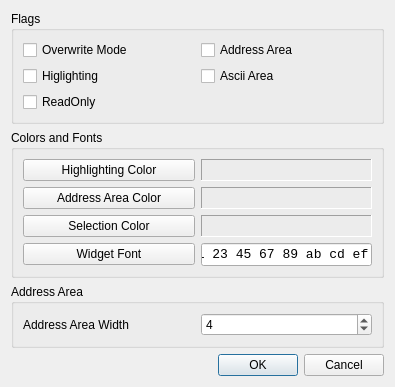
<?xml version="1.0" encoding="UTF-8"?>
<ui version="4.0">
 <class>OptionsDialog</class>
 <widget class="QDialog" name="OptionsDialog">
  <property name="geometry">
   <rect>
    <x>0</x>
    <y>0</y>
    <width>395</width>
    <height>351</height>
   </rect>
  </property>
  <property name="windowTitle">
   <string>Dialog</string>
  </property>
  <layout class="QVBoxLayout" name="verticalLayout">
   <item>
    <widget class="QGroupBox" name="gbFlags">
     <property name="title">
      <string>Flags</string>
     </property>
     <layout class="QGridLayout" name="gridLayout_2">
      <item row="3" column="0">
       <widget class="QCheckBox" name="cbReadOnly">
        <property name="text">
         <string>ReadOnly</string>
        </property>
       </widget>
      </item>
      <item row="2" column="0">
       <widget class="QCheckBox" name="cbHighlighting">
        <property name="text">
         <string>Higlighting</string>
        </property>
       </widget>
      </item>
      <item row="1" column="0">
       <widget class="QCheckBox" name="cbOverwriteMode">
        <property name="text">
         <string>Overwrite Mode</string>
        </property>
       </widget>
      </item>
      <item row="1" column="1">
       <widget class="QCheckBox" name="cbAddressArea">
        <property name="text">
         <string>Address Area</string>
        </property>
       </widget>
      </item>
      <item row="2" column="1">
       <widget class="QCheckBox" name="cbAsciiArea">
        <property name="text">
         <string>Ascii Area</string>
        </property>
       </widget>
      </item>
     </layout>
    </widget>
   </item>
   <item>
    <widget class="QGroupBox" name="gbColors">
     <property name="title">
      <string>Colors and Fonts</string>
     </property>
     <layout class="QGridLayout" name="gridLayout">
      <item row="0" column="0">
       <widget class="QPushButton" name="pbHighlightingColor">
        <property name="text">
         <string>Highlighting Color</string>
        </property>
       </widget>
      </item>
      <item row="0" column="1">
       <widget class="QLabel" name="lbHighlightingColor">
        <property name="minimumSize">
         <size>
          <width>100</width>
          <height>0</height>
         </size>
        </property>
        <property name="maximumSize">
         <size>
          <width>16777215</width>
          <height>16777215</height>
         </size>
        </property>
        <property name="frameShape">
         <enum>QFrame::Panel</enum>
        </property>
        <property name="frameShadow">
         <enum>QFrame::Sunken</enum>
        </property>
        <property name="text">
         <string/>
        </property>
       </widget>
      </item>
      <item row="1" column="0" rowspan="2">
       <widget class="QPushButton" name="pbAddressAreaColor">
        <property name="text">
         <string>Address Area Color</string>
        </property>
       </widget>
      </item>
      <item row="1" column="1" rowspan="2">
       <widget class="QLabel" name="lbAddressAreaColor">
        <property name="minimumSize">
         <size>
          <width>100</width>
          <height>0</height>
         </size>
        </property>
        <property name="maximumSize">
         <size>
          <width>16777215</width>
          <height>16777215</height>
         </size>
        </property>
        <property name="frameShape">
         <enum>QFrame::Panel</enum>
        </property>
        <property name="frameShadow">
         <enum>QFrame::Sunken</enum>
        </property>
        <property name="text">
         <string/>
        </property>
       </widget>
      </item>
      <item row="3" column="1">
       <widget class="QLabel" name="lbSelectionColor">
        <property name="minimumSize">
         <size>
          <width>100</width>
          <height>0</height>
         </size>
        </property>
        <property name="maximumSize">
         <size>
          <width>16777215</width>
          <height>16777215</height>
         </size>
        </property>
        <property name="frameShape">
         <enum>QFrame::Panel</enum>
        </property>
        <property name="frameShadow">
         <enum>QFrame::Sunken</enum>
        </property>
        <property name="text">
         <string/>
        </property>
       </widget>
      </item>
      <item row="3" column="0">
       <widget class="QPushButton" name="pbSelectionColor">
        <property name="text">
         <string>Selection Color</string>
        </property>
       </widget>
      </item>
      <item row="4" column="0">
       <widget class="QPushButton" name="pbWidgetFont">
        <property name="text">
         <string>Widget Font</string>
        </property>
       </widget>
      </item>
      <item row="4" column="1">
       <widget class="QLineEdit" name="leWidgetFont">
        <property name="sizePolicy">
         <sizepolicy hsizetype="Preferred" vsizetype="Preferred">
          <horstretch>0</horstretch>
          <verstretch>0</verstretch>
         </sizepolicy>
        </property>
        <property name="font">
         <font>
          <family>Courier New</family>
          <pointsize>10</pointsize>
         </font>
        </property>
        <property name="text">
         <string>01 23 45 67 89 ab cd ef</string>
        </property>
       </widget>
      </item>
     </layout>
    </widget>
   </item>
   <item>
    <widget class="QGroupBox" name="gbAddressAreaWidth">
     <property name="title">
      <string>Address Area</string>
     </property>
     <layout class="QGridLayout" name="gridLayout_3">
      <item row="0" column="0">
       <widget class="QLabel" name="lbAddressAreaWidth">
        <property name="text">
         <string>Address Area Width</string>
        </property>
       </widget>
      </item>
      <item row="0" column="1">
       <widget class="QSpinBox" name="sbAddressAreaWidth">
        <property name="minimum">
         <number>1</number>
        </property>
        <property name="maximum">
         <number>6</number>
        </property>
        <property name="value">
         <number>4</number>
        </property>
       </widget>
      </item>
     </layout>
    </widget>
   </item>
   <item>
    <spacer name="verticalSpacer">
     <property name="orientation">
      <enum>Qt::Vertical</enum>
     </property>
     <property name="sizeHint" stdset="0">
      <size>
       <width>20</width>
       <height>28</height>
      </size>
     </property>
    </spacer>
   </item>
   <item>
    <widget class="QDialogButtonBox" name="buttonBox">
     <property name="orientation">
      <enum>Qt::Horizontal</enum>
     </property>
     <property name="standardButtons">
      <set>QDialogButtonBox::Cancel|QDialogButtonBox::Ok</set>
     </property>
    </widget>
   </item>
  </layout>
 </widget>
 <tabstops>
  <tabstop>pbHighlightingColor</tabstop>
  <tabstop>pbAddressAreaColor</tabstop>
  <tabstop>buttonBox</tabstop>
 </tabstops>
 <resources/>
 <connections>
  <connection>
   <sender>buttonBox</sender>
   <signal>accepted()</signal>
   <receiver>OptionsDialog</receiver>
   <slot>accept()</slot>
   <hints>
    <hint type="sourcelabel">
     <x>222</x>
     <y>154</y>
    </hint>
    <hint type="destinationlabel">
     <x>157</x>
     <y>168</y>
    </hint>
   </hints>
  </connection>
  <connection>
   <sender>buttonBox</sender>
   <signal>rejected()</signal>
   <receiver>OptionsDialog</receiver>
   <slot>reject()</slot>
   <hints>
    <hint type="sourcelabel">
     <x>290</x>
     <y>160</y>
    </hint>
    <hint type="destinationlabel">
     <x>286</x>
     <y>168</y>
    </hint>
   </hints>
  </connection>
 </connections>
</ui>
